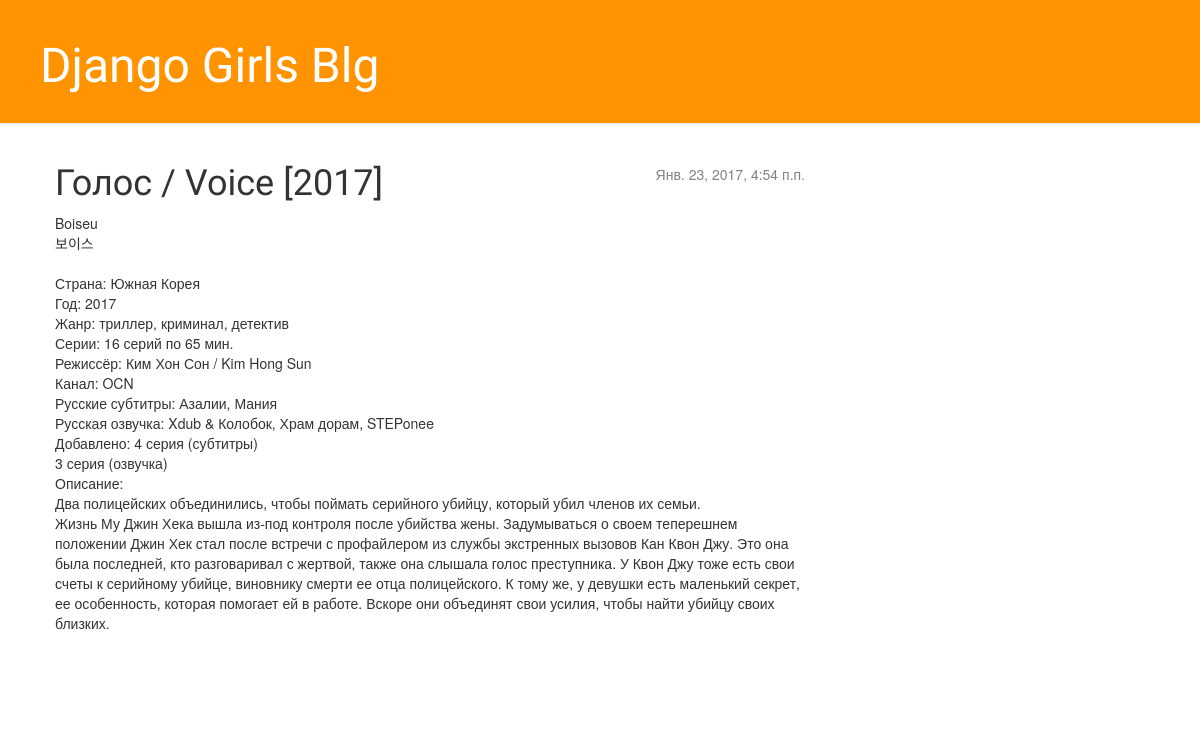
The app's page /post/2/ with its own data.
### blog/models.py (models this page shows, shortened)
class Post(models.Model):
    author = models.ForeignKey('auth.user')
    title = models.CharField(max_length=200)
    text = models.TextField()
    create_date = models.DateTimeField(default=now())
    published_date = models.DateTimeField(blank=True, null=True)

### blog/views.py (the view)
# urls.py: url(r'^post/(?P<pk>[0-9]+)/$', views.post_detail, name='post_detail'),
def post_detail(request, pk):
    post=get_object_or_404(Post, pk=pk)
    return render(request, 'blog/post_detail.html', {'post': post})

### blog/templates/blog/post_detail.html (shortened to what this page needs)
{% extends 'blog/base.html' %}
{% block content %}
  <div class="post">
    {% if post.published_date %}
      <div class="date">
        {{ post.published_date }}
      </div>
    {% endif %}
    <h1>{{ post.title }}</h1>
    <p>{{ post.text|linebreaksbr }}</p>
  </div>
{% endblock content %}

### blog/static/css/blog.css (style rules this page uses)
h1, h2, h3, h4 { font-family: 'Ruslan Display', cursive; }
.date { float: right; color: #828282; }
.post { margin-bottom: 70px; }

### records on screen
Post: published_date "Янв. 23, 2017, 4:54 п.п.", title "Голос / Voice [2017]", text "Boiseu 보이스 Страна: Южная Корея Год: 2017 Жанр: триллер, криминал, детектив Серии: 16 серий по 65 мин. Режиссёр: Ким Хон Сон / Kim Hong Sun Канал: OCN Русские субтитры: Азалии, Мания Русская озвучка: Xdub & Колобок, Храм дорам, STEPonee Добавлено: 4 серия (субтитры) 3 серия (озвучка) Описание: Два полицейских объединились, чтобы поймать серийного убийцу, который убил членов их семьи. Жизнь Му Джин Хека вышла из-под контроля после убийства жены. Задумываться о своем теперешнем положении Джин Хек стал после встречи с профайлером из службы экстренных вызовов Кан Квон Джу. Это она была последней, кто разговаривал с жертвой, также она слышала голос преступника. У Квон Джу тоже есть свои счеты к…"
